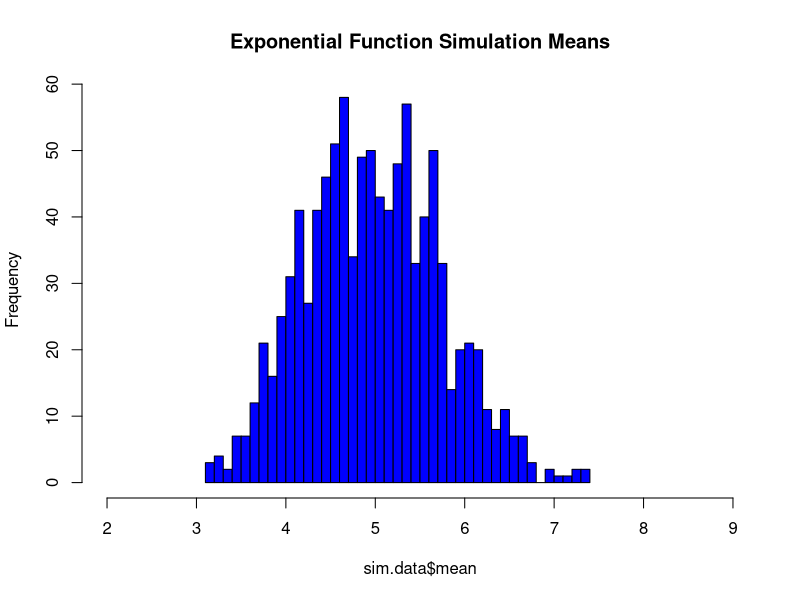
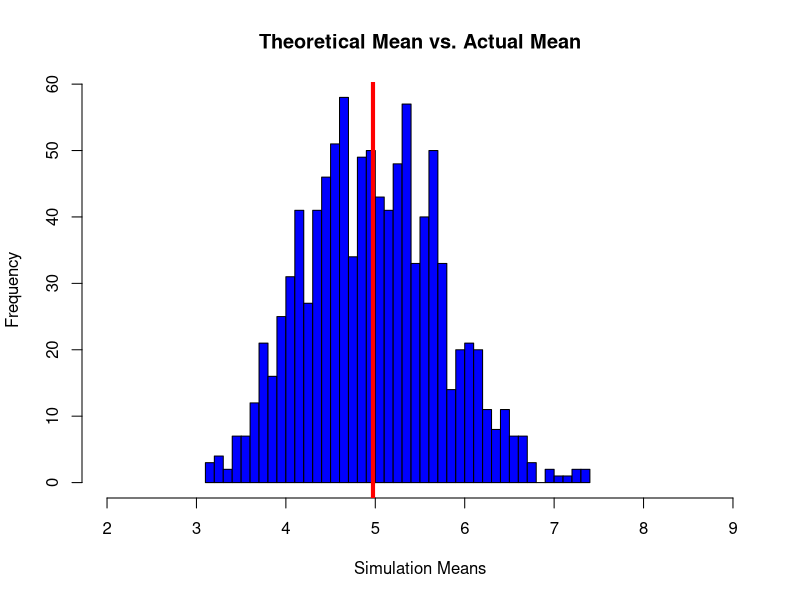
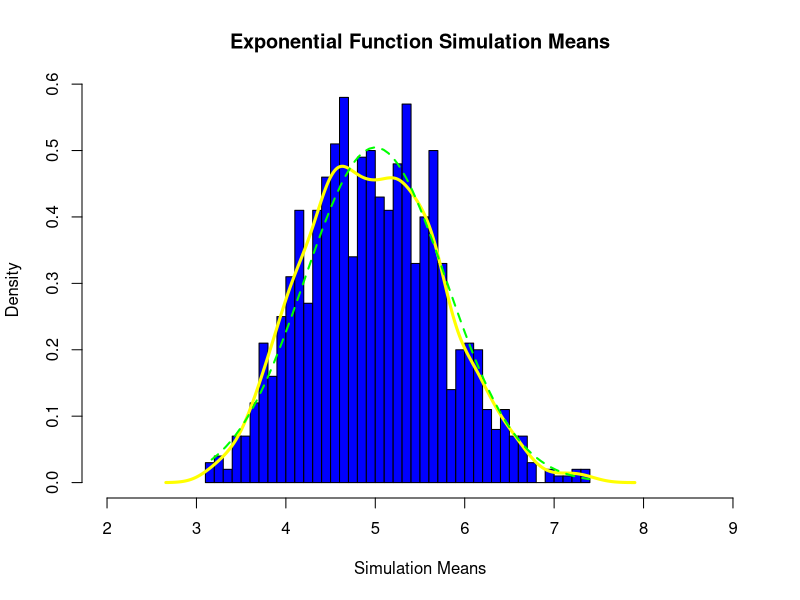

R code for these plots, in order:
## ---- chunk 1
knitr::opts_chunk$set(echo = TRUE)
## ---- chunk 2
lambda <- 0.2
set.seed(1234)
sim.data <- data.frame(ncol = 2,nrow = 1000)
names(sim.data) <- c("simulation.run","mean")

for (i in 1:1000) {
  sim.data[i,1] <- i
  sim.data[i,2] <- mean(rexp(40,lambda))
}
## ---- chunk 3
t.mean <- 1 / lambda
s.mean <- mean(sim.data$mean)
paste("Theoretical mean = ", t.mean)
paste("Simulated mean =  ", s.mean)

## ---- chunk 4
hist(sim.data$mean, breaks=40, xlim = c(2,9), main="Exponential Function Simulation Means", col = "blue")
## ---- chunk 5
hist(sim.data$mean, col="blue", main="Theoretical Mean vs. Actual Mean", 
     xlim = c(2,9),breaks=40, xlab = "Simulation Means")
abline(v=mean(sim.data$mean), lwd="4", col="red") 
## ---- chunk 6
mean(sim.data$mean)

## ---- chunk 7
paste("Theoretical standard deviation: ", round( (1/lambda)/sqrt(40) ,4))
paste("Practical standard deviation: ", round(sd(sim.data$mean) ,4)) 
paste("Theoretical variance: ", round( ((1/lambda)/sqrt(40))^2 ,4))
paste("Practical variance: ", round(sd(sim.data$mean)^2 ,4)) 

## ---- chunk 8
hist(sim.data$mean, prob=TRUE, col="blue", main="Exponential Function Simulation Means",
     breaks=40, xlim=c(2,9), xlab = "Simulation Means")
lines(density(sim.data$mean), lwd=3, col="yellow")
x <- seq(min(sim.data$mean), max(sim.data$mean), length=2*40)
y <- dnorm(x, mean=1/lambda, sd=sqrt(((1/lambda)/sqrt(40))^2))
lines(x, y, pch=22, col="green", lwd=2, lty = 2)
